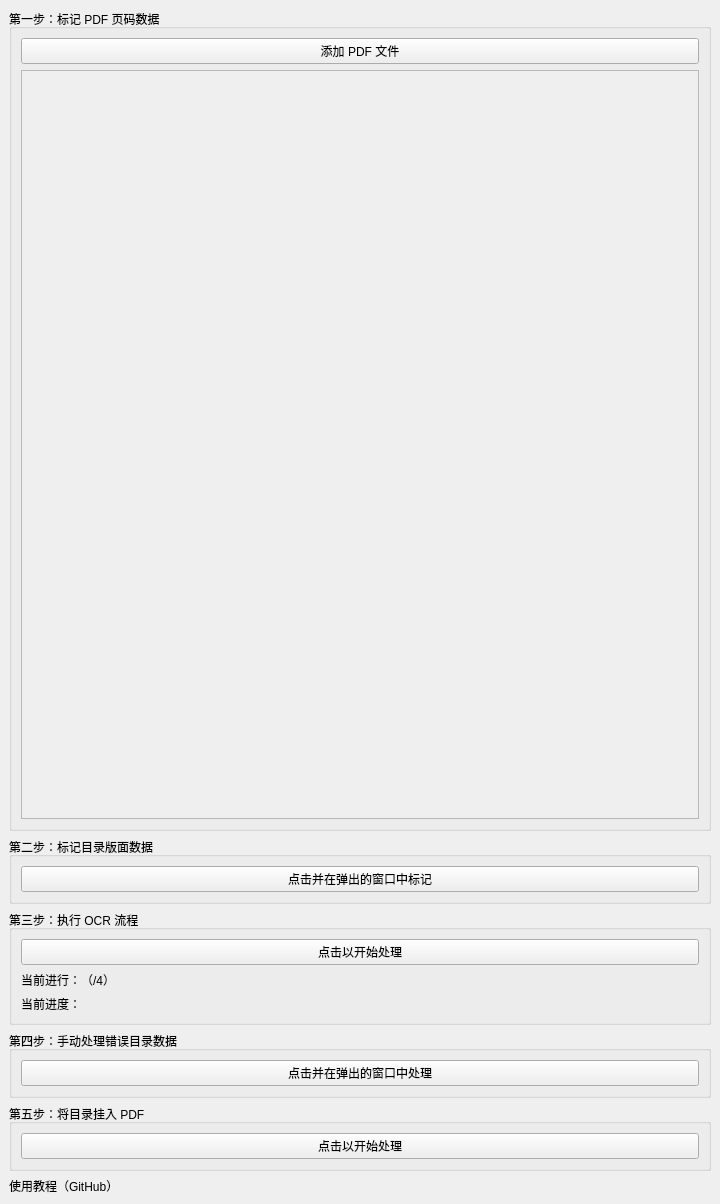
<?xml version="1.0" encoding="UTF-8"?>
<ui version="4.0">
 <class>MainWindow</class>
 <widget class="QMainWindow" name="MainWindow">
  <property name="geometry">
   <rect>
    <x>0</x>
    <y>0</y>
    <width>720</width>
    <height>1204</height>
   </rect>
  </property>
  <property name="minimumSize">
   <size>
    <width>600</width>
    <height>800</height>
   </size>
  </property>
  <property name="maximumSize">
   <size>
    <width>720</width>
    <height>1280</height>
   </size>
  </property>
  <property name="windowTitle">
   <string>MainWindow</string>
  </property>
  <widget class="QWidget" name="centralwidget">
   <layout class="QVBoxLayout" name="verticalLayout_6">
    <item>
     <widget class="QGroupBox" name="groupBox">
      <property name="title">
       <string>第一步：标记 PDF 页码数据</string>
      </property>
      <layout class="QVBoxLayout" name="verticalLayout_4">
       <item>
        <widget class="QPushButton" name="pushButton_5">
         <property name="text">
          <string>添加 PDF 文件</string>
         </property>
        </widget>
       </item>
       <item>
        <widget class="QScrollArea" name="scrollArea">
         <property name="widgetResizable">
          <bool>true</bool>
         </property>
         <widget class="QWidget" name="scrollAreaWidgetContents">
          <property name="geometry">
           <rect>
            <x>0</x>
            <y>0</y>
            <width>664</width>
            <height>746</height>
           </rect>
          </property>
         </widget>
        </widget>
       </item>
      </layout>
     </widget>
    </item>
    <item>
     <widget class="QGroupBox" name="groupBox_2">
      <property name="title">
       <string>第二步：标记目录版面数据</string>
      </property>
      <layout class="QVBoxLayout" name="verticalLayout_3">
       <item>
        <widget class="QPushButton" name="pushButton_3">
         <property name="text">
          <string>点击并在弹出的窗口中标记</string>
         </property>
        </widget>
       </item>
      </layout>
     </widget>
    </item>
    <item>
     <widget class="QGroupBox" name="groupBox_3">
      <property name="title">
       <string>第三步：执行 OCR 流程</string>
      </property>
      <layout class="QVBoxLayout" name="verticalLayout_5">
       <item>
        <widget class="QPushButton" name="pushButton_6">
         <property name="text">
          <string>点击以开始处理</string>
         </property>
        </widget>
       </item>
       <item>
        <widget class="QLabel" name="label_2">
         <property name="text">
          <string>当前进行：（/4）</string>
         </property>
        </widget>
       </item>
       <item>
        <widget class="QLabel" name="label_3">
         <property name="text">
          <string>当前进度：</string>
         </property>
        </widget>
       </item>
      </layout>
     </widget>
    </item>
    <item>
     <widget class="QGroupBox" name="groupBox_4">
      <property name="title">
       <string>第四步：手动处理错误目录数据</string>
      </property>
      <layout class="QVBoxLayout" name="verticalLayout">
       <item>
        <widget class="QPushButton" name="pushButton_2">
         <property name="text">
          <string>点击并在弹出的窗口中处理</string>
         </property>
        </widget>
       </item>
      </layout>
     </widget>
    </item>
    <item>
     <widget class="QGroupBox" name="groupBox_5">
      <property name="title">
       <string>第五步：将目录挂入 PDF</string>
      </property>
      <layout class="QVBoxLayout" name="verticalLayout_2">
       <item>
        <widget class="QPushButton" name="pushButton">
         <property name="text">
          <string>点击以开始处理</string>
         </property>
        </widget>
       </item>
      </layout>
     </widget>
    </item>
    <item>
     <widget class="QLabel" name="label">
      <property name="text">
       <string>使用教程（GitHub）</string>
      </property>
     </widget>
    </item>
   </layout>
  </widget>
 </widget>
 <resources/>
 <connections/>
</ui>
